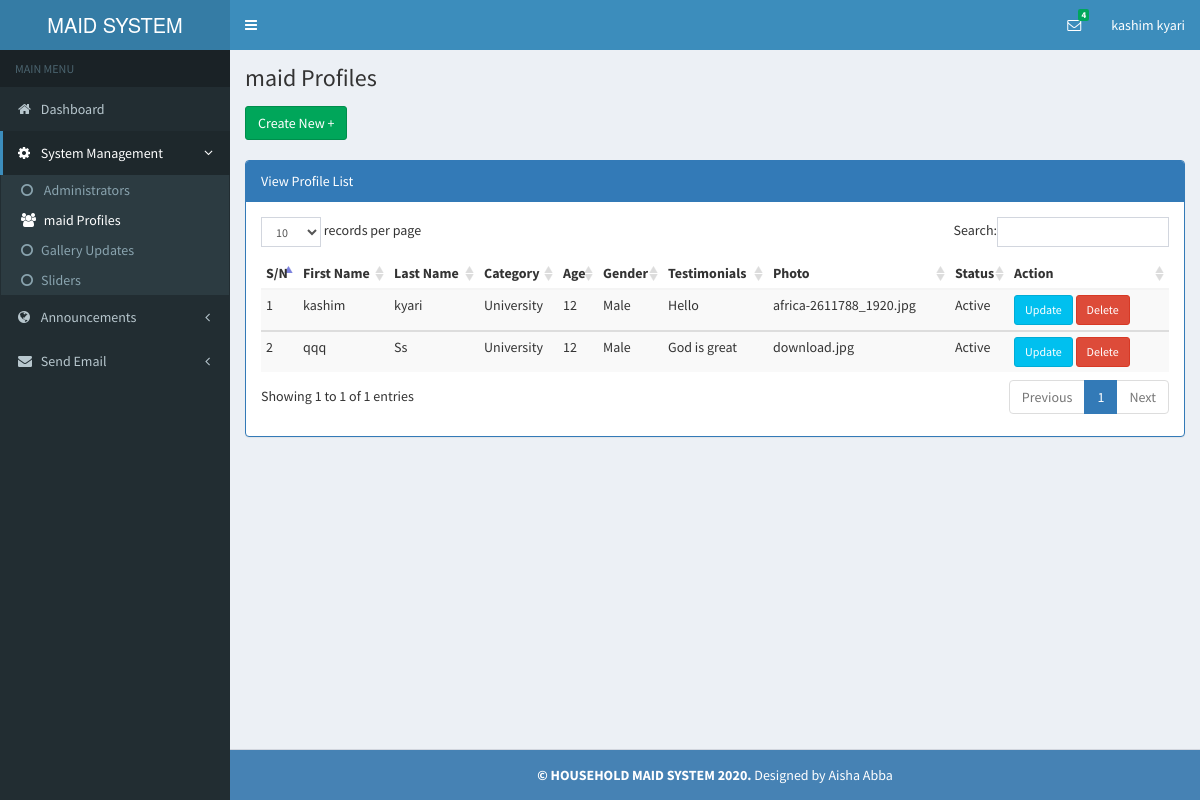
Screenshot of /admin/maid_profiles.php (signed in) with the database file from the repository.
### tables this page shows
CREATE TABLE `accounts` (
  `fname` varchar(255) NOT NULL,
  `lname` varchar(255) NOT NULL,
  `id_number` int(255) NOT NULL,
  `email` varchar(255) NOT NULL,
  `phone` varchar(255) NOT NULL,
  `address` varchar(255) NOT NULL,
  `town` varchar(255) NOT NULL,
  `password` varchar(255) NOT NULL,
  `role_id` varchar(255) NOT NULL
);

CREATE TABLE `profiles` (
  `fname` text NOT NULL,
  `lname` text NOT NULL,
  `category` text NOT NULL,
  `age` int(11) NOT NULL,
  `gender` text NOT NULL,
  `testimonials` text NOT NULL,
  `photo` blob NOT NULL,
  `status` text NOT NULL,
  `ID` int(11) NOT NULL
);

### admin/maid_profiles.php (the view, shortened to what this page needs)
<?php require_once ('include/header.php'); ?>
<?php require_once('../dbconnect.php');
?>
<?php require_once ('include/sidebar.php'); ?>
<div class="content-wrapper">
    <section class="content-header">
        <h1>
            maid Profiles
        </h1>
    </section>
    <section class="content">
        <div class="row">
            <div class="col-lg-4">
                <a href="addmaid_profiles.php" type="button" class="btn btn-success">Create New +</a>
            </div> </div><br/>
        <div class="panel panel-primary">
            <div class="panel-heading">View Profile List</div>
            <div class="panel-body">
                <?php
                $sql="SELECT * FROM profiles";
                $event=mysqli_query($conn,$sql);
                ?>
                <div class="table-responsive">
                    <table class="table table-striped table-condensed table-hover dataTables" id="dataTables-libraryList">
                        <thead>
                        <tr>
                        <th>S/N</th>
                            <th>First Name</th>
                            <th>Last Name</th>
                            <th>Category</th>
                            <th>Age</th>
                            <th>Gender</th>
                            <th>Testimonials</th>
                            <th>Photo</th>
                            <th>Status</th>
                            <th>Action</th>
                        </tr>
                        </thead>
                        <tbody>
                        <?php
                        while($row=mysqli_fetch_assoc($event)){
                        echo "<tr>";
                        ?>
                        <td><?php echo $row['ID']; ?></td>
                        <td><?php echo $row['fname']; ?></td>
                        <td><?php echo $row['lname']; ?></td>
                        <td><?php echo $row['category']; ?></td>
                        <td><?php echo $row['age']; ?></td>
                        <td><?php echo $row['gender']; ?></td>
                        <td><?php echo $row['testimonials']; ?></td>
                        <td><?php echo $row['photo']; ?></td>
                        <td><?php echo $row['status']; ?></td>
                        <td style="width: 150px;">
                            <a class="btn btn-sm btn-info" href="edit_maid_profile?user_id=<?php echo $row['id'];  ?>">Update</a>
                            <a class="btn btn-sm btn-danger" onclick="return confirm('Sure to delete? It will be deleted permanently!')" href="?action=transview&id=<?php echo $row['id'];?>&act=delete">Delete</a>
                        </td>
                        </tbody>
                        <?php
                        echo "</tr>";
                        }
                        ?>
                    </table>
                </div>
            </div>
        </div>
    </section>
</div>
<?php require_once('include/footer.php');  ?>

### admin/include/header.php (shortened to what this page needs)
<?php
require_once('../dbconnect.php');
$role=  $_SESSION['role_session'];
if(!isset($_SESSION['admin'])  && $role!=1)
{
        header("Location:../login.php");
}
else{
    $session_id= $_SESSION['admin'];
    $query=$conn->query("SELECT * FROM accounts WHERE email='$session_id'");
    $row=$query->fetch_array();
    $fname=$row['fname'];
    $lname=$row['lname'];
}
    ?>
<!DOCTYPE html>
<html>
  <head>
    <link rel="stylesheet" href="../assets/bootstrap/css/bootstrap.min.css">
      <link rel="stylesheet" href="../assets/swal2/sweetalert2.min.css">
    <link rel="stylesheet" href="../assets/css/font-awesome.min.css">
    <link rel="stylesheet" href="../assets/css/ionicons.min.css">
    <link rel="stylesheet" href="../assets/css/AdminLTE.min.css">
    <link rel="stylesheet" href="../assets/css/skins/_all-skins.min.css">
      <link href="../assets/modal-effect/css/component.css" rel="stylesheet">
    <link rel="stylesheet" href="../assets/plugins/datepicker/datepicker3.css">
    <link rel="stylesheet" href="../assets/plugins/daterangepicker/daterangepicker-bs3.css">
    <link href="../assets/elibrary/fileinput/css/fileinput.css " media="all" rel="stylesheet" type="text/css" />
    <link href="../assets/elibrary/modal/css/bootstrap-modal.css" media="all" rel="stylesheet" type="text/css" />
    <link href="../assets/elibrary/css/li-scroller.css" media="all" rel="stylesheet" type="text/css" />
    <link href="../assets/elibrary/plugins/dataTables/dataTables.bootstrap.css " media="all" rel="stylesheet" type="text/css" />
   </head>
   <body class="hold-transition skin-blue sidebar-mini">
    <div class="wrapper">
      <header class="main-header">
        <a href="index" class="logo">
          <span class="logo-lg">MAID SYSTEM</span>
        </a>
        <nav class="navbar navbar-static-top" role="navigation">
          <a href="#" class="sidebar-toggle" data-toggle="offcanvas" role="button">
          </a>
          <div class="navbar-custom-menu">
            <ul class="nav navbar-nav">
                <li class="dropdown messages-menu">
                <a href="#" class="dropdown-toggle" data-toggle="dropdown">
                  <i class="fa fa-envelope-o"></i>
                    <?php
                    $stmt=$conn->query("SELECT * FROM inquiries");
                    $count=mysqli_num_rows($stmt);
                    ?>
                  <span class="label label-success"><?php echo $count; ?></span>
                </a>
              </li>
              <li class="dropdown user user-menu">
                <a href="#" class="dropdown-toggle" data-toggle="dropdown">
                  <span class="hidden-xs"><?php echo $fname;   ?></span>
                  <span class="hidden-xs"><?php echo $lname;   ?></span>
                </a>
              </li>
            </ul>
          </div>
        </nav>
      </header>

### rows the page displays
accounts: fname "kashim", lname "kyari"
profiles: ID "1", fname "kashim", lname "kyari", category "University", age "12", gender "Male", testimonials "Hello", photo "africa-2611788_1920.jpg", status "Active"
profiles: ID "2", fname "qqq", lname "Ss", category "University", age "12", gender "Male", testimonials "God is great", photo "download.jpg", status "Active"

### other values shown
$count "4"
